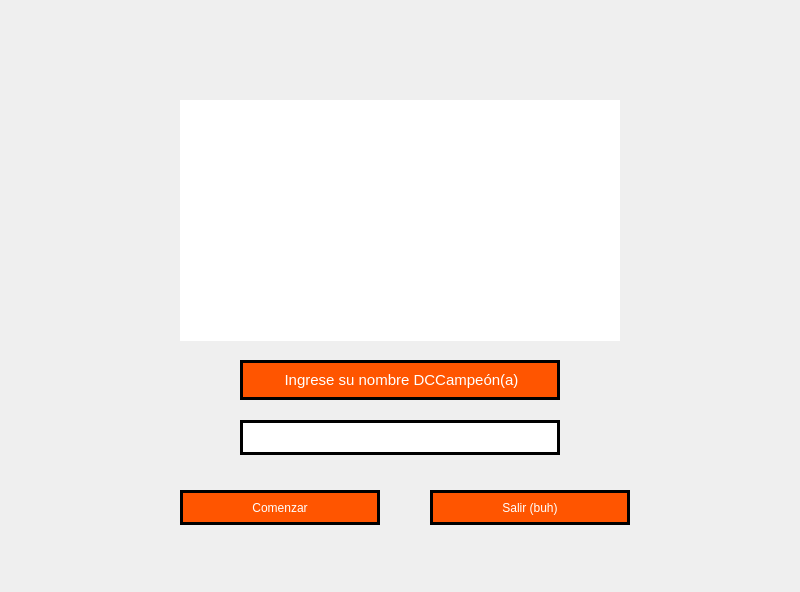
<?xml version="1.0" encoding="UTF-8"?>
<ui version="4.0">
 <class>MainWindow</class>
 <widget class="QMainWindow" name="MainWindow">
  <property name="geometry">
   <rect>
    <x>0</x>
    <y>0</y>
    <width>800</width>
    <height>592</height>
   </rect>
  </property>
  <property name="windowTitle">
   <string>MainWindow</string>
  </property>
  <widget class="QWidget" name="centralwidget">
   <widget class="QLabel" name="fondo">
    <property name="geometry">
     <rect>
      <x>0</x>
      <y>0</y>
      <width>800</width>
      <height>601</height>
     </rect>
    </property>
    <property name="text">
     <string/>
    </property>
    <property name="pixmap">
     <pixmap>../../../OneDrive/Escritorio/descarga.jpef.jpg</pixmap>
    </property>
    <property name="scaledContents">
     <bool>true</bool>
    </property>
   </widget>
   <widget class="QLabel" name="logo">
    <property name="geometry">
     <rect>
      <x>180</x>
      <y>100</y>
      <width>440</width>
      <height>241</height>
     </rect>
    </property>
    <property name="autoFillBackground">
     <bool>false</bool>
    </property>
    <property name="styleSheet">
     <string notr="true">background-color: rgb(255, 255, 255);</string>
    </property>
    <property name="text">
     <string/>
    </property>
    <property name="pixmap">
     <pixmap>../../../OneDrive/Escritorio/tetris logo.png</pixmap>
    </property>
    <property name="scaledContents">
     <bool>true</bool>
    </property>
   </widget>
   <widget class="QPushButton" name="boton_comenzar">
    <property name="geometry">
     <rect>
      <x>180</x>
      <y>490</y>
      <width>200</width>
      <height>35</height>
     </rect>
    </property>
    <property name="styleSheet">
     <string notr="true">background-color: rgb(223, 0, 0);
color: rgb(255, 255, 255);
background-color: rgb(255, 85, 0);
border: 3px solid black;</string>
    </property>
    <property name="text">
     <string>Comenzar</string>
    </property>
   </widget>
   <widget class="QPushButton" name="boton_salir">
    <property name="geometry">
     <rect>
      <x>430</x>
      <y>490</y>
      <width>200</width>
      <height>35</height>
     </rect>
    </property>
    <property name="styleSheet">
     <string notr="true">background-color: rgb(255, 85, 0);
color: rgb(255, 255, 255);
border: 3px solid black;</string>
    </property>
    <property name="text">
     <string>Salir (buh)</string>
    </property>
   </widget>
   <widget class="QLineEdit" name="campo_nombre">
    <property name="geometry">
     <rect>
      <x>240</x>
      <y>420</y>
      <width>320</width>
      <height>35</height>
     </rect>
    </property>
    <property name="styleSheet">
     <string notr="true">border: 3px solid black;</string>
    </property>
   </widget>
   <widget class="QLabel" name="label">
    <property name="geometry">
     <rect>
      <x>240</x>
      <y>360</y>
      <width>320</width>
      <height>40</height>
     </rect>
    </property>
    <property name="styleSheet">
     <string notr="true">background-color: rgb(85, 255, 255);
border-color: rgb(255, 255, 255);
border-color: rgb(0, 0, 0);
color: rgb(255, 255, 255);
background-color: rgb(255, 85, 0);
border: 3px solid black;</string>
    </property>
    <property name="text">
     <string>&lt;html&gt;&lt;head/&gt;&lt;body&gt;&lt;p align=&quot;center&quot;&gt;&lt;span style=&quot; font-size:11pt;&quot;&gt;Ingrese su nombre DCCampeón(a)&lt;/span&gt;&lt;/p&gt;&lt;/body&gt;&lt;/html&gt;</string>
    </property>
   </widget>
  </widget>
 </widget>
 <resources/>
 <connections/>
</ui>
